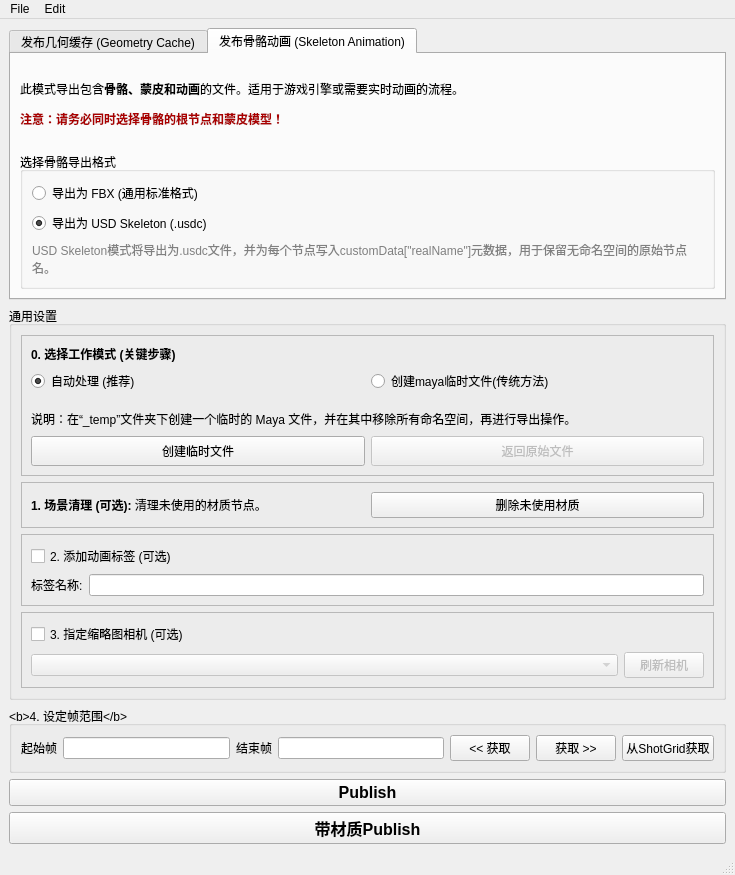
<?xml version="1.0" encoding="UTF-8"?>
<ui version="4.0">
 <class>PublishTool</class>
 <widget class="QMainWindow" name="PublishTool">
  <property name="geometry">
   <rect>
    <x>0</x>
    <y>0</y>
    <width>735</width>
    <height>875</height>
   </rect>
  </property>
  <property name="windowTitle">
   <string>Animation Publish Tool</string>
  </property>
  <widget class="QWidget" name="centralwidget">
   <layout class="QVBoxLayout" name="verticalLayout_main">
    <item>
     <widget class="QTabWidget" name="tabWidget_publishMode">
      <property name="currentIndex">
       <number>1</number>
      </property>
      <widget class="QWidget" name="tab_geometry">
       <attribute name="title">
        <string>发布几何缓存 (Geometry Cache)</string>
       </attribute>
       <layout class="QVBoxLayout" name="verticalLayout_tab_geom">
        <item>
         <widget class="QLabel" name="label_geom_info">
          <property name="text">
           <string>&lt;html&gt;&lt;head/&gt;&lt;body&gt;&lt;p&gt;此模式将选择的物体导出为&lt;span style=&quot; font-weight:600;&quot;&gt;逐帧动画缓存&lt;/span&gt;。适用于渲染和特效流程，文件较大。&lt;/p&gt;&lt;/body&gt;&lt;/html&gt;</string>
          </property>
          <property name="wordWrap">
           <bool>true</bool>
          </property>
         </widget>
        </item>
        <item>
         <widget class="QFrame" name="frame_geom_options">
          <property name="frameShape">
           <enum>QFrame::Shape::StyledPanel</enum>
          </property>
          <property name="frameShadow">
           <enum>QFrame::Shadow::Raised</enum>
          </property>
          <layout class="QVBoxLayout" name="verticalLayout_geom_formats">
           <item>
            <widget class="QLabel" name="label_geom_formats">
             <property name="text">
              <string>&lt;b&gt;选择导出格式:&lt;/b&gt;</string>
             </property>
            </widget>
           </item>
           <item>
            <layout class="QHBoxLayout" name="horizontalLayout_formats">
             <item>
              <widget class="QCheckBox" name="USDCTag">
               <property name="text">
                <string>USDC</string>
               </property>
               <property name="checked">
                <bool>true</bool>
               </property>
              </widget>
             </item>
             <item>
              <widget class="QCheckBox" name="USDATag">
               <property name="text">
                <string>USDA</string>
               </property>
              </widget>
             </item>
             <item>
              <widget class="QCheckBox" name="AlembicTag">
               <property name="text">
                <string>Alembic</string>
               </property>
               <property name="checked">
                <bool>true</bool>
               </property>
              </widget>
             </item>
             <item>
              <widget class="QCheckBox" name="OBJTag">
               <property name="text">
                <string>OBJ</string>
               </property>
              </widget>
             </item>
            </layout>
           </item>
           <item>
            <widget class="QGroupBox" name="curveExportOptions">
             <property name="title">
              <string>Alembic 特定选项</string>
             </property>
             <layout class="QVBoxLayout" name="verticalLayout_abc_options">
              <item>
               <widget class="QLabel" name="label_curve_info">
                <property name="text">
                 <string>导出Alembic时是否一并导出曲线(Curve)?</string>
                </property>
               </widget>
              </item>
              <item>
               <layout class="QHBoxLayout" name="horizontalLayout_curve_radio">
                <item>
                 <widget class="QRadioButton" name="exportCurvesYes">
                  <property name="text">
                   <string>是</string>
                  </property>
                 </widget>
                </item>
                <item>
                 <widget class="QRadioButton" name="exportCurvesNo">
                  <property name="text">
                   <string>否</string>
                  </property>
                  <property name="checked">
                   <bool>true</bool>
                  </property>
                 </widget>
                </item>
               </layout>
              </item>
             </layout>
            </widget>
           </item>
          </layout>
         </widget>
        </item>
       </layout>
      </widget>
      <widget class="QWidget" name="tab_skeleton">
       <attribute name="title">
        <string>发布骨骼动画 (Skeleton Animation)</string>
       </attribute>
       <layout class="QVBoxLayout" name="verticalLayout_tab_skel">
        <item>
         <widget class="QLabel" name="label_skel_info">
          <property name="text">
           <string>&lt;html&gt;&lt;head/&gt;&lt;body&gt;&lt;p&gt;此模式导出包含&lt;span style=&quot; font-weight:600;&quot;&gt;骨骼、蒙皮和动画&lt;/span&gt;的文件。适用于游戏引擎或需要实时动画的流程。&lt;/p&gt;&lt;p&gt;&lt;span style=&quot; font-weight:600; color:#aa0000;&quot;&gt;注意：请务必同时选择骨骼的根节点和蒙皮模型！&lt;/span&gt;&lt;/p&gt;&lt;/body&gt;&lt;/html&gt;</string>
          </property>
          <property name="wordWrap">
           <bool>true</bool>
          </property>
         </widget>
        </item>
        <item>
         <widget class="QGroupBox" name="groupBox_skel_format">
          <property name="title">
           <string>选择骨骼导出格式</string>
          </property>
          <layout class="QVBoxLayout" name="verticalLayout">
           <item>
            <widget class="QRadioButton" name="radio_export_fbx">
             <property name="text">
              <string>导出为 FBX (通用标准格式)</string>
             </property>
             <property name="checked">
              <bool>false</bool>
             </property>
            </widget>
           </item>
           <item>
            <widget class="QRadioButton" name="radio_export_usd_skeleton">
             <property name="text">
              <string>导出为 USD Skeleton (.usdc)</string>
             </property>
             <property name="checked">
              <bool>true</bool>
             </property>
            </widget>
           </item>
           <item>
            <widget class="QLabel" name="label">
             <property name="text">
              <string>&lt;html&gt;&lt;head/&gt;&lt;body&gt;&lt;p&gt;&lt;span style=&quot; color:#808080;&quot;&gt;USD Skeleton模式将导出为.usdc文件，并为每个节点写入customData[&amp;quot;realName&amp;quot;]元数据，用于保留无命名空间的原始节点名。&lt;/span&gt;&lt;/p&gt;&lt;/body&gt;&lt;/html&gt;</string>
             </property>
             <property name="wordWrap">
              <bool>true</bool>
             </property>
            </widget>
           </item>
          </layout>
         </widget>
        </item>
       </layout>
      </widget>
     </widget>
    </item>
    <item>
     <widget class="QGroupBox" name="groupBox_common_settings">
      <property name="title">
       <string>通用设置</string>
      </property>
      <layout class="QVBoxLayout" name="verticalLayout_common">
       <item>
        <widget class="QFrame" name="frame_prepare_scene">
         <property name="frameShape">
          <enum>QFrame::Shape::StyledPanel</enum>
         </property>
         <layout class="QVBoxLayout" name="verticalLayout_prepare">
          <item>
           <widget class="QLabel" name="label_prepare_title">
            <property name="text">
             <string>&lt;b&gt;0. 选择工作模式 (关键步骤)&lt;/b&gt;</string>
            </property>
           </widget>
          </item>
          <item>
           <layout class="QHBoxLayout" name="horizontalLayout_method_selection">
            <item>
             <widget class="QRadioButton" name="radio_method_auto">
              <property name="text">
               <string>自动处理 (推荐)</string>
              </property>
              <property name="checked">
               <bool>true</bool>
              </property>
             </widget>
            </item>
            <item>
             <widget class="QRadioButton" name="radio_method_sandbox">
              <property name="text">
               <string>创建maya临时文件(传统方法)</string>
              </property>
             </widget>
            </item>
           </layout>
          </item>
          <item>
           <widget class="QStackedWidget" name="stackedWidget_method_details">
            <property name="currentIndex">
             <number>1</number>
            </property>
            <widget class="QWidget" name="page_auto">
             <layout class="QVBoxLayout" name="verticalLayout_page_auto">
              <property name="leftMargin">
               <number>0</number>
              </property>
              <property name="topMargin">
               <number>9</number>
              </property>
              <property name="rightMargin">
               <number>0</number>
              </property>
              <property name="bottomMargin">
               <number>0</number>
              </property>
              <item>
               <widget class="QLabel" name="label_auto_desc">
                <property name="text">
                 <string>说明：导出时自动处理命名空间，不影响当前文件。流程最快、最安全。</string>
                </property>
                <property name="wordWrap">
                 <bool>true</bool>
                </property>
               </widget>
              </item>
              <item>
               <spacer name="verticalSpacer">
                <property name="orientation">
                 <enum>Qt::Orientation::Vertical</enum>
                </property>
                <property name="sizeHint" stdset="0">
                 <size>
                  <width>20</width>
                  <height>40</height>
                 </size>
                </property>
               </spacer>
              </item>
             </layout>
            </widget>
            <widget class="QWidget" name="page_sandbox">
             <layout class="QVBoxLayout" name="verticalLayout_page_sandbox">
              <property name="leftMargin">
               <number>0</number>
              </property>
              <property name="topMargin">
               <number>9</number>
              </property>
              <property name="rightMargin">
               <number>0</number>
              </property>
              <property name="bottomMargin">
               <number>0</number>
              </property>
              <item>
               <widget class="QLabel" name="label_sandbox_desc">
                <property name="text">
                 <string>说明：在“_temp”文件夹下创建一个临时的 Maya 文件，并在其中移除所有命名空间，再进行导出操作。</string>
                </property>
                <property name="wordWrap">
                 <bool>true</bool>
                </property>
               </widget>
              </item>
              <item>
               <layout class="QHBoxLayout" name="horizontalLayout_sandbox_buttons">
                <item>
                 <widget class="QPushButton" name="prepareSceneButton">
                  <property name="minimumSize">
                   <size>
                    <width>0</width>
                    <height>30</height>
                   </size>
                  </property>
                  <property name="text">
                   <string>创建临时文件</string>
                  </property>
                 </widget>
                </item>
                <item>
                 <widget class="QPushButton" name="returnToWorkspaceButton">
                  <property name="enabled">
                   <bool>false</bool>
                  </property>
                  <property name="minimumSize">
                   <size>
                    <width>0</width>
                    <height>30</height>
                   </size>
                  </property>
                  <property name="text">
                   <string>返回原始文件</string>
                  </property>
                 </widget>
                </item>
               </layout>
              </item>
             </layout>
            </widget>
           </widget>
          </item>
         </layout>
        </widget>
       </item>
       <item>
        <widget class="QFrame" name="frame_cleanup">
         <property name="frameShape">
          <enum>QFrame::Shape::StyledPanel</enum>
         </property>
         <layout class="QHBoxLayout" name="horizontalLayout_cleanup">
          <item>
           <widget class="QLabel" name="label_cleanup">
            <property name="text">
             <string>&lt;b&gt;1. 场景清理 (可选):&lt;/b&gt; 清理未使用的材质节点。</string>
            </property>
           </widget>
          </item>
          <item>
           <widget class="QPushButton" name="UnusedShadeButton">
            <property name="text">
             <string>删除未使用材质</string>
            </property>
           </widget>
          </item>
         </layout>
        </widget>
       </item>
       <item>
        <widget class="QFrame" name="frame_tagging">
         <property name="frameShape">
          <enum>QFrame::Shape::StyledPanel</enum>
         </property>
         <layout class="QVBoxLayout" name="verticalLayout_tagging">
          <item>
           <widget class="QCheckBox" name="tagAnimOrNot">
            <property name="text">
             <string>2. 添加动画标签 (可选)</string>
            </property>
           </widget>
          </item>
          <item>
           <layout class="QHBoxLayout" name="horizontalLayout_tag_name">
            <item>
             <widget class="QLabel" name="label_tag_name">
              <property name="text">
               <string>标签名称:</string>
              </property>
             </widget>
            </item>
            <item>
             <widget class="QLineEdit" name="tagName"/>
            </item>
           </layout>
          </item>
         </layout>
        </widget>
       </item>
       <item>
        <widget class="QFrame" name="frame_playblast">
         <property name="frameShape">
          <enum>QFrame::Shape::StyledPanel</enum>
         </property>
         <layout class="QVBoxLayout" name="verticalLayout_playblast">
          <item>
           <widget class="QCheckBox" name="exportCamOrNot">
            <property name="text">
             <string>3. 指定缩略图相机 (可选)</string>
            </property>
           </widget>
          </item>
          <item>
           <layout class="QHBoxLayout" name="horizontalLayout_camera">
            <item>
             <widget class="QComboBox" name="camExportArea">
              <property name="enabled">
               <bool>false</bool>
              </property>
              <property name="sizePolicy">
               <sizepolicy hsizetype="Expanding" vsizetype="Fixed">
                <horstretch>0</horstretch>
                <verstretch>0</verstretch>
               </sizepolicy>
              </property>
             </widget>
            </item>
            <item>
             <widget class="QPushButton" name="refreshCamerasButton">
              <property name="enabled">
               <bool>false</bool>
              </property>
              <property name="text">
               <string>刷新相机</string>
              </property>
             </widget>
            </item>
           </layout>
          </item>
         </layout>
        </widget>
       </item>
      </layout>
     </widget>
    </item>
    <item>
     <widget class="QGroupBox" name="groupBox_framerange">
      <property name="title">
       <string>&lt;b&gt;4. 设定帧范围&lt;/b&gt;</string>
      </property>
      <layout class="QHBoxLayout" name="horizontalLayout_framerange_main">
       <item>
        <layout class="QHBoxLayout" name="horizontalLayout_framerange_edits">
         <item>
          <widget class="QLabel" name="startFrame">
           <property name="text">
            <string>起始帧</string>
           </property>
          </widget>
         </item>
         <item>
          <widget class="QLineEdit" name="startFrameEdit"/>
         </item>
         <item>
          <widget class="QLabel" name="endFrame">
           <property name="text">
            <string>结束帧</string>
           </property>
          </widget>
         </item>
         <item>
          <widget class="QLineEdit" name="endFrameEdit"/>
         </item>
        </layout>
       </item>
       <item>
        <layout class="QHBoxLayout" name="horizontalLayout_framerange_buttons">
         <item>
          <widget class="QPushButton" name="currentStartFrame">
           <property name="toolTip">
            <string>从当前时间线获取起始帧</string>
           </property>
           <property name="text">
            <string>&lt;&lt; 获取</string>
           </property>
          </widget>
         </item>
         <item>
          <widget class="QPushButton" name="currentEndFrame">
           <property name="toolTip">
            <string>从当前时间线获取结束帧</string>
           </property>
           <property name="text">
            <string>获取 &gt;&gt;</string>
           </property>
          </widget>
         </item>
         <item>
          <widget class="QPushButton" name="SGframeImport">
           <property name="text">
            <string>从ShotGrid获取</string>
           </property>
          </widget>
         </item>
        </layout>
       </item>
      </layout>
     </widget>
    </item>
    <item>
     <widget class="QPushButton" name="publishButton">
      <property name="minimumSize">
       <size>
        <width>0</width>
        <height>0</height>
       </size>
      </property>
      <property name="font">
       <font>
        <pointsize>12</pointsize>
        <bold>true</bold>
       </font>
      </property>
      <property name="text">
       <string>Publish</string>
      </property>
     </widget>
    </item>
    <item>
     <widget class="QPushButton" name="publishWithShaderButton">
      <property name="font">
       <font>
        <pointsize>12</pointsize>
        <bold>true</bold>
       </font>
      </property>
      <property name="text">
       <string>带材质Publish</string>
      </property>
     </widget>
    </item>
   </layout>
  </widget>
  <widget class="QMenuBar" name="menubar">
   <property name="geometry">
    <rect>
     <x>0</x>
     <y>0</y>
     <width>735</width>
     <height>22</height>
    </rect>
   </property>
   <widget class="QMenu" name="menuFile">
    <property name="title">
     <string>File</string>
    </property>
    <addaction name="actionOpen_Project_Folder"/>
    <addaction name="actionOpen_Playblast_Folder"/>
   </widget>
   <widget class="QMenu" name="menuEdit">
    <property name="title">
     <string>Edit</string>
    </property>
    <addaction name="actionReset_Options"/>
   </widget>
   <addaction name="menuFile"/>
   <addaction name="menuEdit"/>
  </widget>
  <widget class="QStatusBar" name="statusbar"/>
  <action name="actionOpen_Project_Folder">
   <property name="text">
    <string>Open Project Folder</string>
   </property>
  </action>
  <action name="actionOpen_Playblast_Folder">
   <property name="text">
    <string>Open Playblast Folder</string>
   </property>
  </action>
  <action name="actionReset_Options">
   <property name="text">
    <string>Reset Options</string>
   </property>
  </action>
 </widget>
 <resources/>
 <connections>
  <connection>
   <sender>exportCamOrNot</sender>
   <signal>toggled(bool)</signal>
   <receiver>camExportArea</receiver>
   <slot>setEnabled(bool)</slot>
   <hints>
    <hint type="sourcelabel">
     <x>79</x>
     <y>471</y>
    </hint>
    <hint type="destinationlabel">
     <x>182</x>
     <y>502</y>
    </hint>
   </hints>
  </connection>
  <connection>
   <sender>exportCamOrNot</sender>
   <signal>toggled(bool)</signal>
   <receiver>refreshCamerasButton</receiver>
   <slot>setEnabled(bool)</slot>
   <hints>
    <hint type="sourcelabel">
     <x>89</x>
     <y>470</y>
    </hint>
    <hint type="destinationlabel">
     <x>590</x>
     <y>501</y>
    </hint>
   </hints>
  </connection>
 </connections>
</ui>
